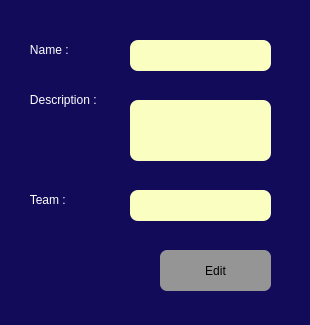
<?xml version="1.0" encoding="UTF-8"?>
<ui version="4.0">
 <class>edittask</class>
 <widget class="QWidget" name="edittask">
  <property name="geometry">
   <rect>
    <x>0</x>
    <y>0</y>
    <width>310</width>
    <height>325</height>
   </rect>
  </property>
  <property name="windowTitle">
   <string>Form</string>
  </property>
  <property name="styleSheet">
   <string notr="true">background-color: rgb(17, 11, 90);</string>
  </property>
  <widget class="QPushButton" name="editButton">
   <property name="geometry">
    <rect>
     <x>160</x>
     <y>250</y>
     <width>111</width>
     <height>41</height>
    </rect>
   </property>
   <property name="styleSheet">
    <string notr="true">background-color: rgb(149, 149, 149);
border-radius:7px;</string>
   </property>
   <property name="text">
    <string>Edit</string>
   </property>
  </widget>
  <widget class="QTextEdit" name="descriptionLineEdit">
   <property name="geometry">
    <rect>
     <x>130</x>
     <y>100</y>
     <width>141</width>
     <height>61</height>
    </rect>
   </property>
   <property name="styleSheet">
    <string notr="true">background-color: rgb(250, 255, 193);
border-radius:8px;</string>
   </property>
  </widget>
  <widget class="QLabel" name="descriptionLabel">
   <property name="geometry">
    <rect>
     <x>20</x>
     <y>90</y>
     <width>101</width>
     <height>20</height>
    </rect>
   </property>
   <property name="styleSheet">
    <string notr="true">color: rgb(255, 255, 255);

border-radius:7px;</string>
   </property>
   <property name="text">
    <string>   Description :</string>
   </property>
  </widget>
  <widget class="QLabel" name="Name">
   <property name="geometry">
    <rect>
     <x>20</x>
     <y>40</y>
     <width>63</width>
     <height>20</height>
    </rect>
   </property>
   <property name="styleSheet">
    <string notr="true">color: rgb(255, 255, 255);

border-radius:7px;</string>
   </property>
   <property name="text">
    <string>   Name :</string>
   </property>
  </widget>
  <widget class="QLineEdit" name="nameLineEdit">
   <property name="geometry">
    <rect>
     <x>130</x>
     <y>40</y>
     <width>141</width>
     <height>31</height>
    </rect>
   </property>
   <property name="styleSheet">
    <string notr="true">background-color: rgb(250, 255, 193);
border-radius:8px;</string>
   </property>
  </widget>
  <widget class="QLabel" name="descriptionLabel_2">
   <property name="geometry">
    <rect>
     <x>20</x>
     <y>190</y>
     <width>71</width>
     <height>20</height>
    </rect>
   </property>
   <property name="styleSheet">
    <string notr="true">color: rgb(255, 255, 255);

border-radius:7px;</string>
   </property>
   <property name="text">
    <string>   Team :</string>
   </property>
  </widget>
  <widget class="QTextEdit" name="teamname">
   <property name="geometry">
    <rect>
     <x>130</x>
     <y>190</y>
     <width>141</width>
     <height>31</height>
    </rect>
   </property>
   <property name="styleSheet">
    <string notr="true">background-color: rgb(250, 255, 193);
border-radius:8px;</string>
   </property>
  </widget>
 </widget>
 <resources/>
 <connections/>
</ui>
